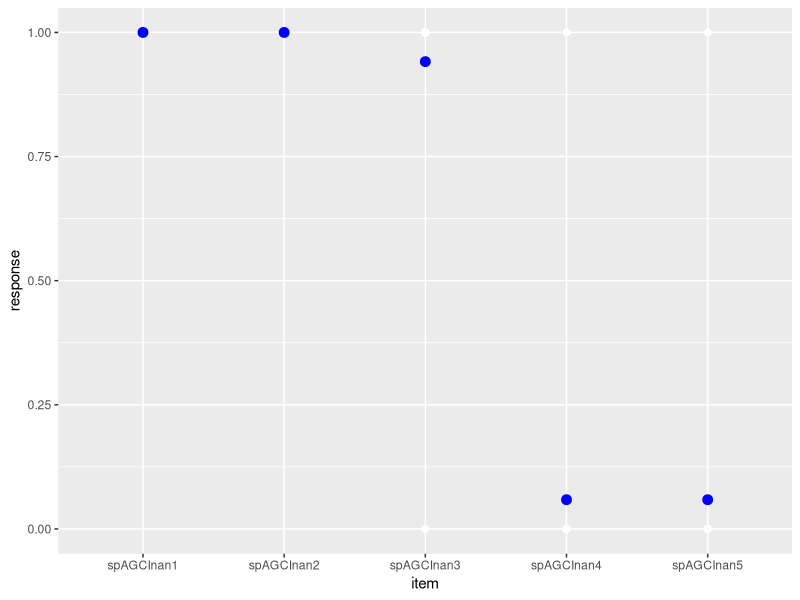
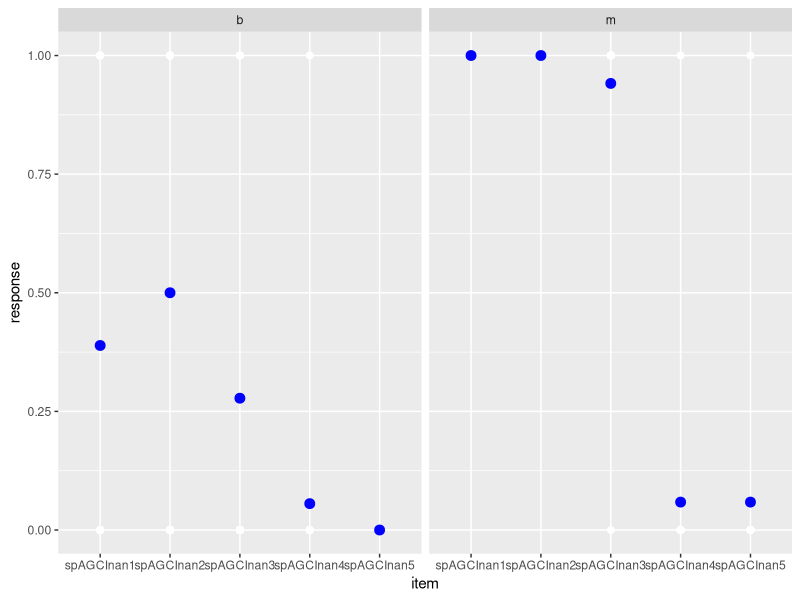
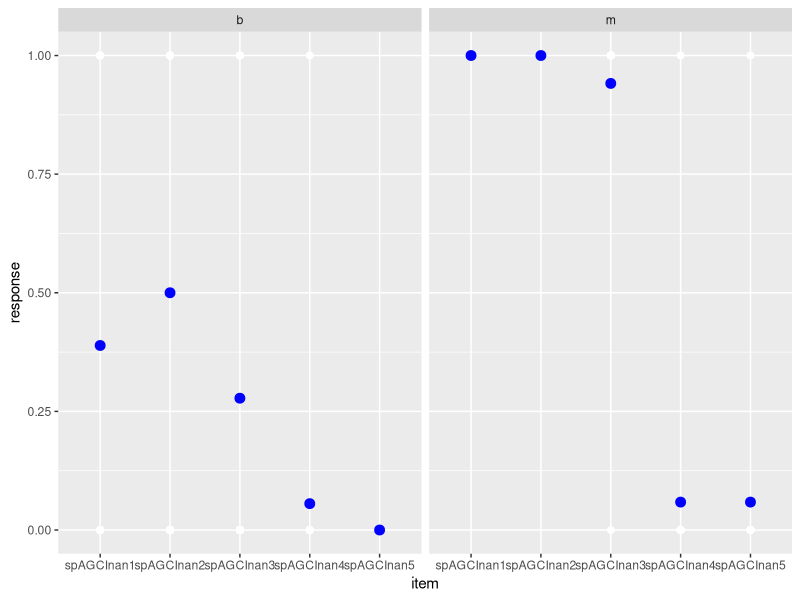
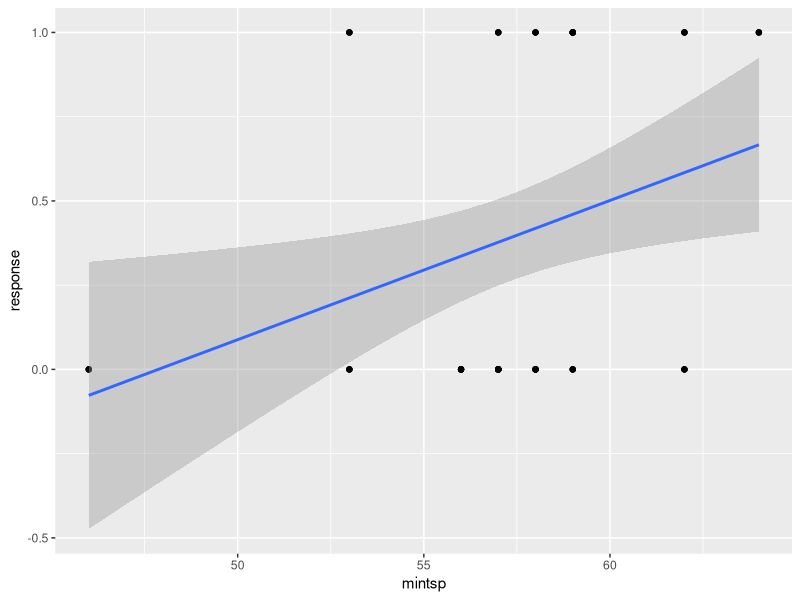
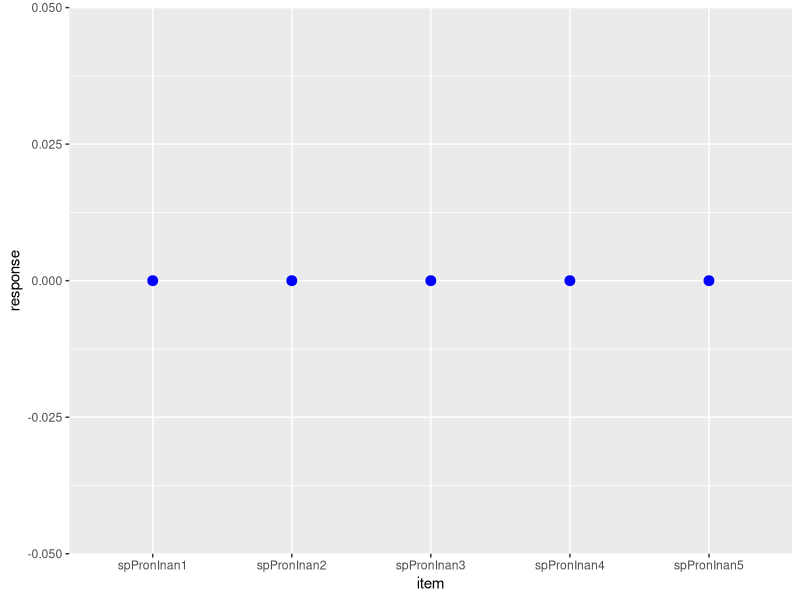
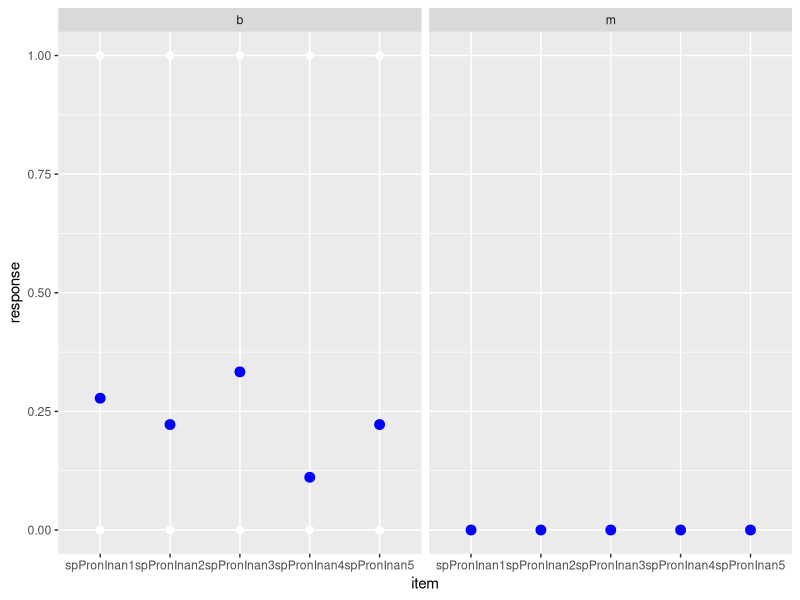
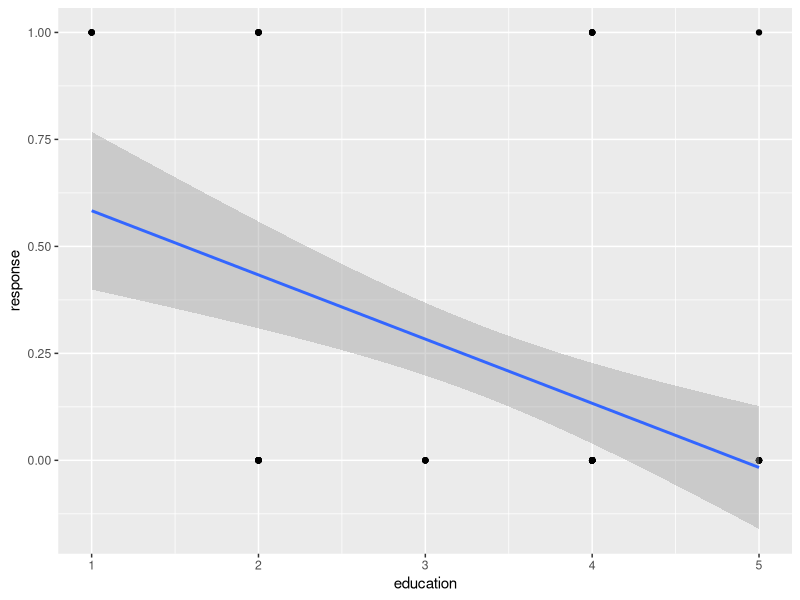
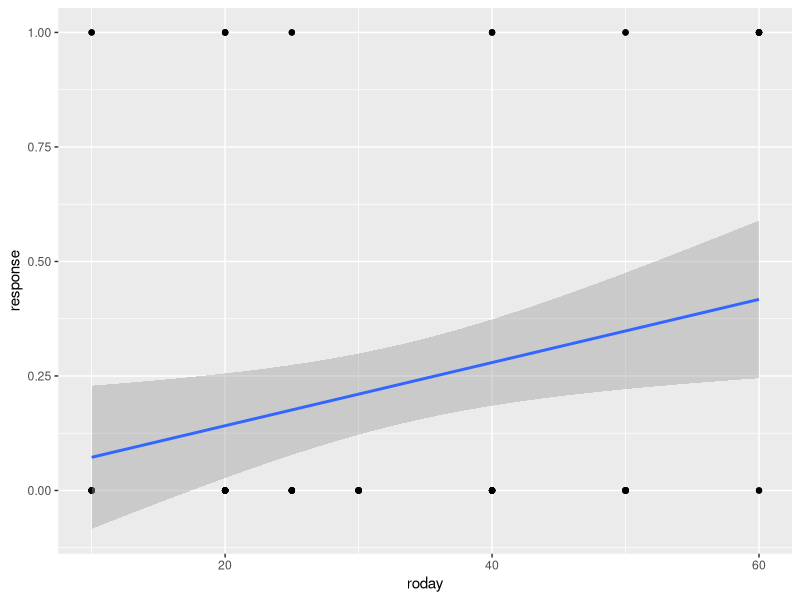

The R source for these figures, in order:
## ---- chunk 1
knitr::opts_chunk$set(echo = TRUE)
## ---- chunk 2
library(tidyverse)
library(ggplot2)
library(dplyr)
library(lme4)
## ---- chunk 3
dataset <- read_csv("./data/P_SP.csv")
head(dataset)
## ---- chunk 4
data <- dataset %>%
  filter(., do == "AGC")
head(data)

data %>%
  filter(., group == "m") %>%
  ggplot(., aes(x=item, y=response)) +
  geom_point(color = 'white', size = 2) + 
  stat_summary(fun.data = mean_cl_boot, geom = 'pointrange', size = 1, 
               position = position_dodge(width = 0.5)) + 
  stat_summary(fun.y = mean, geom = 'point', color = 'blue', size = 3, 
               position = position_dodge(width = 0.5)) + 
  scale_shape(name = "")

datab <- data %>%
  filter(., group == "b")
datab3 <- datab %>%
  filter(., item != "spAGCInan4") %>%
  filter(., item != "spAGCInan5")
## ---- chunk 5
data %>%
  ggplot(., aes(x=item, y=response)) +
  geom_point(color = 'white', size = 2) + 
  stat_summary(fun.data = mean_cl_boot, geom = 'pointrange', size = 1, 
               position = position_dodge(width = 0.5)) + 
  stat_summary(fun.y = mean, geom = 'point', color = 'blue', size = 3, 
               position = position_dodge(width = 0.5)) + 
  scale_shape(name = "") +
  facet_grid(~ group)
## ---- chunk 6
mod_null <- glm(response ~ 1, data = datab)
summary(mod_null)
## ---- chunk 7
mod_mint <- glm(response ~ mintsp, data = datab)
summary(mod_mint)
## ---- chunk 8
mod_education <- glm(response ~ education, data = datab)
summary(mod_education)
## ---- chunk 9
mod_spday <- glm(response ~ spday, data = datab)
summary(mod_spday)
## ---- chunk 10
mod_roday <- glm(response ~ roday, data = datab)
summary(mod_roday)
## ---- chunk 11
mod_residence <- glm(response ~ residence, data = datab)
summary(mod_residence)
## ---- chunk 12
anova(mod_null, mod_mint, mod_education, mod_spday, mod_roday, mod_residence)
## ---- chunk 13
data %>%
  ggplot(., aes(x=item, y=response)) +
  geom_point(color = 'white', size = 2) + 
  stat_summary(fun.data = mean_cl_boot, geom = 'pointrange', size = 1, 
               position = position_dodge(width = 0.5)) + 
  stat_summary(fun.y = mean, geom = 'point', color = 'blue', size = 3, 
               position = position_dodge(width = 0.5)) + 
  scale_shape(name = "") +
  facet_grid(~ group)
## ---- chunk 14
mod_null3 <- glm(response ~ 1, data = datab3)
summary(mod_null3)
## ---- chunk 15
mod_mint3 <- glm(response ~ mintsp, data = datab3)
summary(mod_mint3)
## ---- chunk 16
mod_education3 <- glm(response ~ education, data = datab3)
summary(mod_education3)
## ---- chunk 17
mod_spday3 <- glm(response ~ spday, data = datab3)
summary(mod_spday3)
## ---- chunk 18
mod_roday3 <- glm(response ~ roday, data = datab3)
summary(mod_roday3)
## ---- chunk 19
mod_residence3 <- glm(response ~ residence, data = datab3)
summary(mod_residence3)
## ---- chunk 20
anova(mod_null3, mod_mint3, mod_education3, mod_spday3, mod_roday3, mod_residence3)
## ---- chunk 21
summary(mod_mint3)
## ---- chunk 22
datab3 %>%
  ggplot(., aes(x=mintsp, y=response)) +
    geom_point() + 
    geom_smooth(method = lm)
## ---- chunk 23
dataPron <- dataset %>%
  filter(., do == "Pron") %>%
  filter(., animacy == "Inan")
head(data)

dataPron %>%
  filter(., group == "m") %>%
  ggplot(., aes(x=item, y=response)) +
  geom_point(color = 'white', size = 2) + 
  stat_summary(fun.data = mean_cl_boot, geom = 'pointrange', size = 1, 
               position = position_dodge(width = 0.5)) + 
  stat_summary(fun.y = mean, geom = 'point', color = 'blue', size = 3, 
               position = position_dodge(width = 0.5)) + 
  scale_shape(name = "")

dataPronb <- dataPron %>%
  filter(., group == "b")
head(dataPronb)
## ---- chunk 24
dataPron %>%
  ggplot(., aes(x=item, y=response)) +
  geom_point(color = 'white', size = 2) + 
  stat_summary(fun.data = mean_cl_boot, geom = 'pointrange', size = 1, 
               position = position_dodge(width = 0.5)) + 
  stat_summary(fun.y = mean, geom = 'point', color = 'blue', size = 3, 
               position = position_dodge(width = 0.5)) + 
  scale_shape(name = "") +
  facet_grid(~ group)
## ---- chunk 25
mod_nullP <- glm(response ~ 1, data = dataPronb)
summary(mod_nullP)
## ---- chunk 26
mod_mintP <- glm(response ~ mintsp, data = dataPronb)
summary(mod_mintP)
## ---- chunk 27
mod_educationP <- glm(response ~ education, data = dataPronb)
summary(mod_educationP)
## ---- chunk 28
mod_spdayP <- glm(response ~ spday, data = dataPronb)
summary(mod_spdayP)
## ---- chunk 29
mod_rodayP <- glm(response ~ roday, data = dataPronb)
summary(mod_rodayP)
## ---- chunk 30
mod_residenceP <- glm(response ~ residence, data = dataPronb)
summary(mod_residenceP)
## ---- chunk 31
anova(mod_nullP, mod_mintP, mod_educationP, mod_spdayP, mod_rodayP, mod_residenceP)
## ---- chunk 32
mod_educationroday <- glm(response ~ education + roday, data = dataPronb)
summary(mod_educationroday)
## ---- chunk 33
mod_rodayeducation <- glm(response ~ roday + education, data = dataPronb)
summary(mod_rodayeducation)
## ---- chunk 34
mod_educationrodayint <- glm(response ~ education * roday, data = dataPronb)
summary(mod_educationrodayint)
## ---- chunk 35
mod_rodayeducationint <- glm(response ~ roday * education, data = dataPronb)
summary(mod_rodayeducationint)
## ---- chunk 36
anova(mod_nullP, mod_mintP, mod_educationP, mod_spdayP, mod_rodayP, mod_residenceP, mod_educationroday, mod_rodayeducation, mod_educationrodayint, mod_rodayeducationint)
## ---- chunk 37
summary(mod_educationroday)
## ---- chunk 38
mod_mintafaeducation <- glm(mintsp ~ education, data = dataPronb)
summary(mod_mintafaeducation)
## ---- chunk 39
mod_mintafaroday <- glm(mintsp ~ roday, data = dataPronb)
summary(mod_mintafaroday)
## ---- chunk 40
mod_mintafaspday <- glm(mintsp ~ spday, data = dataPronb)
summary(mod_mintafaspday)
## ---- chunk 41
dataPronb %>%
  ggplot(., aes(x=education, y=response)) +
    geom_point() + 
    geom_smooth(method = lm)
## ---- chunk 42
dataPronb %>%
  ggplot(., aes(x=roday, y=response)) +
    geom_point() + 
    geom_smooth(method = lm)
## ---- chunk 43
dataPronb %>%
  ggplot(., aes(x=roday, y=response)) +
    geom_point() + 
    geom_smooth(method = lm) +
    facet_wrap(~ education, nrow = 2)
